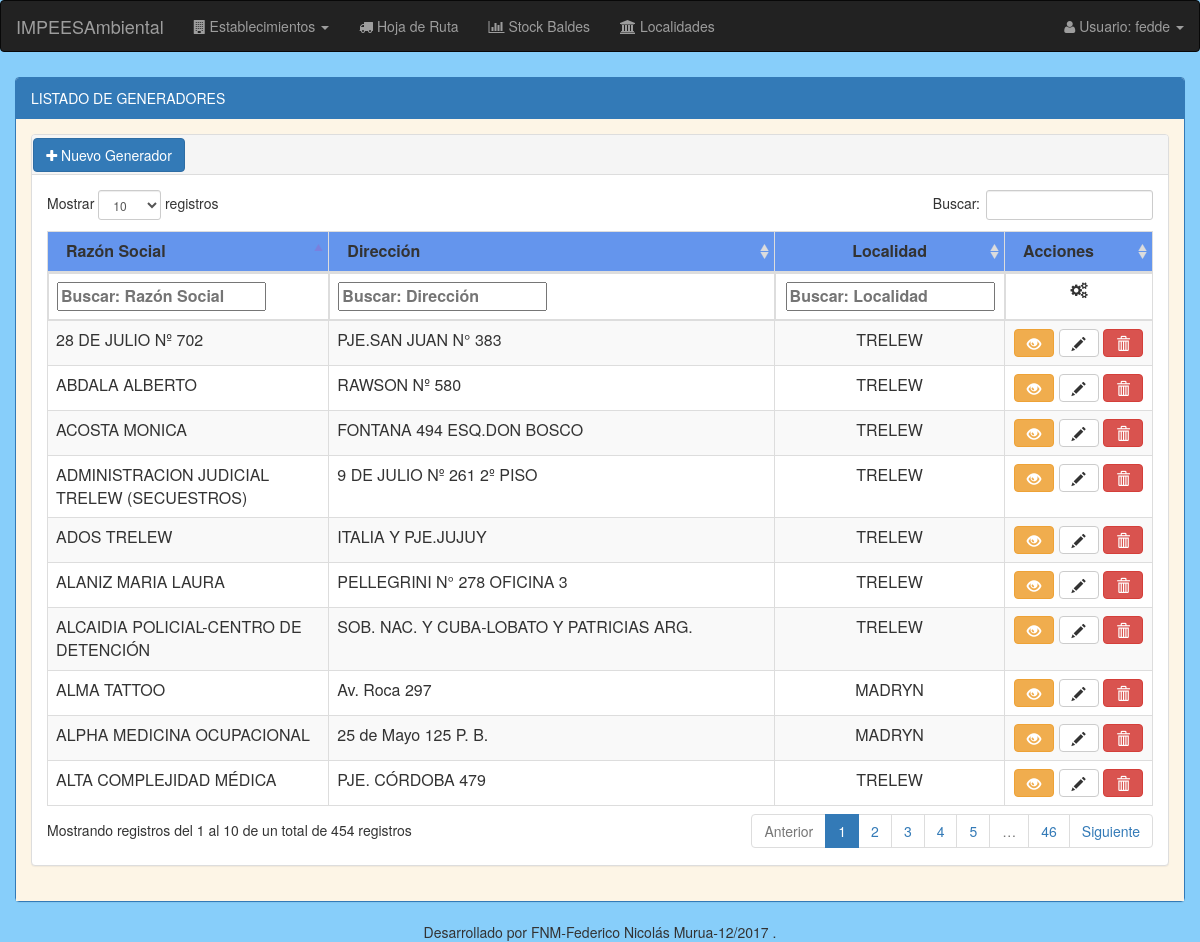
Screenshot of /generadores/listado/generadores/ (signed in) with the database file from the repository.
### modulo_I/models.py (models this page shows, shortened)
class EstablecimientoGenerador(models.Model):
    nro_inscripcion = models.BigIntegerField(unique=True, blank=True, null=True, default=None) # N° inscripcion registro de generadores provincia del chubut
    activo = models.BooleanField(default=False)
    razon_social = models.CharField(max_length=50)
    direccion = models.CharField(max_length=100)
    tipo_actividad = MultiSelectField(choices=sorted(Actividades))
    recoleccion = MultiSelectField(choices=Dias, blank=True, null=True)
    localidad = models.ForeignKey('Localidad', on_delete=models.CASCADE)
    telefono = models.CharField(max_length=50, blank=True, null=True)
    email = models.CharField(max_length=200, blank=True, null=True)
    responsable_ambiental = models.CharField(max_length=50, blank=True, null=True)
    cuit = models.CharField(max_length=20, blank=True, null=True)
    cuadrante = models.ForeignKey('Cuadrante',blank=True, null=True, on_delete=models.SET_NULL)

class Localidad(models.Model):
    nombre = models.CharField(max_length=25)
    cp = models.IntegerField(validators=[MinValueValidator(1)], unique=True)
    provincia = models.ForeignKey('Provincia', on_delete=models.CASCADE)

### modulo_I/views.py (the view)
@login_required
def listado_generadores(request):
    listado_generadores = EstablecimientoGenerador.objects.all()
    return render(request, 'establecimiento/generador_listado.html', {'listado_generadores': listado_generadores})

### modulo_I/templates/establecimiento/generador_listado.html (shortened to what this page needs)
{% extends "base/base_listado.html" %}
{% load staticfiles %}
{% load staticfiles bootstrap3 %}
{% block panel-heading %}
  LISTADO DE GENERADORES
{% endblock %}
{% block panel-heading-tabla %}
  <div style="padding-top:0.3%; padding-left:0.1%;">
    <a href="{% url 'generadores:alta_modif_generadores' %}" class="btn btn-primary"><i class="fa fa-plus"></i> Nuevo Generador</a>
  </div>
{% endblock %}
{% block thead-tabla %}
  <thead>
  <tr style="background:#6495ED;">
      <th width="25%">Razón Social</th>
      <th>Dirección</th>
      <th style="text-align:center;">Localidad</th>
      <th>Acciones</th>
  </tr>
  </thead>
{% endblock %}
{% block tfoot-tabla %}
  <tfoot >
     <tr>
       <th>Razón Social</th>
       <th>Dirección</th>
       <th style="text-align:center;">Localidad</th>
       <th style="text-align:center;"><i class="fa fa-cogs"></i></th>
    </tr>
  </tfoot>
{% endblock %}
{% block tbody-tabla %}
  <tbody>
  {% for generador in listado_generadores %}
      <tr>
          <td>{{ generador.razon_social }}</td>
          <td>{{ generador.direccion }}</td>
          <td style="text-align:center;">{{ generador.localidad.nombre }}</td>
          <td align="center">
            <a class="btn btn-warning" data-toggle="tooltip" title="Detalles" href="{% url 'generadores:detalle_generadores' nro_generador=generador.id %}"><em class="glyphicon glyphicon-eye-open"></em></a>
            <a class="btn btn-default" data-toggle="tooltip" title="Modificar" href="{% url 'generadores:alta_modif_generadores' nro_generador=generador.id %}"><em class="glyphicon glyphicon-pencil"></em></a>
            <a id="generador_id"class="btn btn-danger btn-baja"  data-generadornro="{{generador.id}}" data-generadornombre="{{generador.razon_social}}" data-toggle="modal" data-target="#modal_baja" title="Eliminar"><em class="glyphicon glyphicon-trash"></em></a>
          </td>
      </tr>
  {% endfor %}
  </tbody>
{% endblock %}

### templates/base/nav.html (shortened to what this page needs)
<nav class="navbar navbar-inverse">
  <div class="container-fluid">
    <div class="navbar-header">
      <a class="navbar-brand" href="#" >IMPEESAmbiental</a>
    </div>
    <ul class="nav navbar-nav">
      <li class="dropdown"><a class="dropdown-toggle" data-toggle="dropdown" href="#"><i class="fa fa-building"></i> Establecimientos <span class="caret"></span></a>
      </li>
      <li><a href="{% url 'hojaRuta:listado_general' %}"><i class="fa fa-truck"></i> Hoja de Ruta</a><li>
      <li><a href="{% url 'baldes:listado_baldes' %}"><i class="fa fa-bar-chart-o"></i> Stock Baldes</a><li>
      <li><a href="{% url 'localidades:listado_localidades' %}"><i class="fa fa-institution"></i> Localidades</a><li>
    </ul>
    <ul class="nav navbar-nav navbar-right">
      <li class="dropdown"><a class="dropdown-toggle" data-toggle="dropdown" href="#"><i class="fa fa-user"></i> Usuario: {{user.get_username}} <span class="caret"></span></a>
      </li>
    </ul>
  </div>
</nav>

### estaticos/css/filtro_upHeader_tabla.css (style rules this page uses)
tfoot { display: table-header-group; }

### rows the page displays
EstablecimientoGenerador: razon_social "ALMA TATTOO", direccion "Av. Roca 297", localidad.nombre "MADRYN"
EstablecimientoGenerador: razon_social "ALPHA MEDICINA OCUPACIONAL", direccion "25 de Mayo 125 P. B.", localidad.nombre "MADRYN"
EstablecimientoGenerador: razon_social "ADMINISTRACION JUDICIAL TRELEW (SECUESTROS)", direccion "9 DE JULIO Nº 261 2º PISO", localidad.nombre "TRELEW"
EstablecimientoGenerador: razon_social "ACOSTA MONICA", direccion "FONTANA 494 ESQ.DON BOSCO", localidad.nombre "TRELEW"
EstablecimientoGenerador: razon_social "ADOS TRELEW", direccion "ITALIA Y PJE.JUJUY", localidad.nombre "TRELEW"
EstablecimientoGenerador: razon_social "ALANIZ MARIA LAURA", direccion "PELLEGRINI N° 278 OFICINA 3", localidad.nombre "TRELEW"
EstablecimientoGenerador: razon_social "ALTA COMPLEJIDAD MÉDICA", direccion "PJE. CÓRDOBA 479", localidad.nombre "TRELEW"
EstablecimientoGenerador: razon_social "28 DE JULIO Nº 702", direccion "PJE.SAN JUAN N° 383", localidad.nombre "TRELEW"
EstablecimientoGenerador: razon_social "ABDALA ALBERTO", direccion "RAWSON Nº 580", localidad.nombre "TRELEW"
EstablecimientoGenerador: razon_social "ALCAIDIA POLICIAL-CENTRO DE DETENCIÓN", direccion "SOB. NAC. Y CUBA-LOBATO Y PATRICIAS ARG.", localidad.nombre "TRELEW"

### other values shown
{{ user.get_username }} "fedde"
